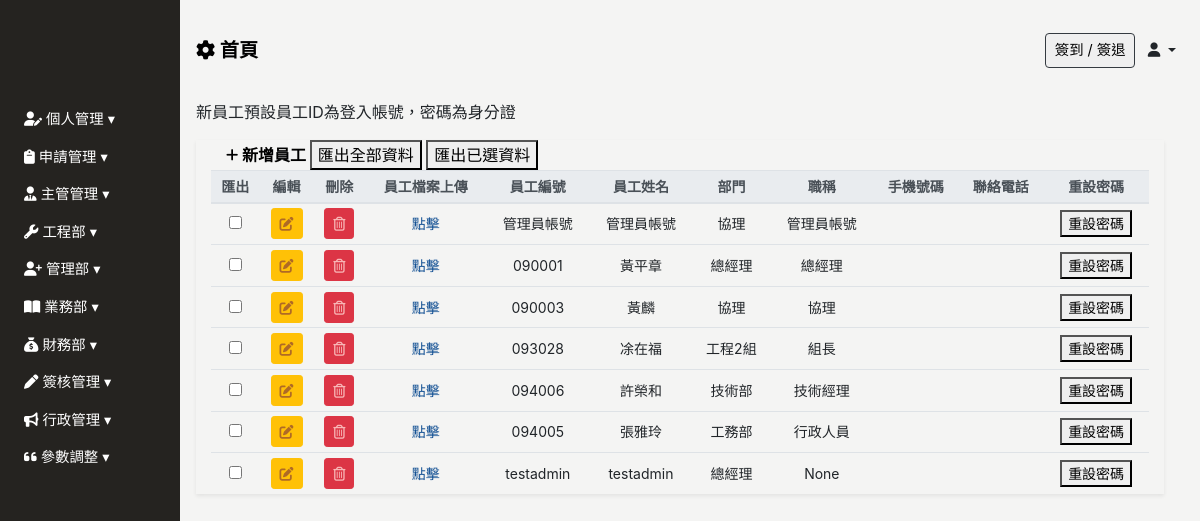
/employee/, run on the app's committed database.
### Backend/models.py (models this page shows, shortened)
class ModifiedModel(models.Model):
    modified_by = models.ForeignKey("Employee", on_delete=models.SET_NULL, null=True, blank=True)
    created_date = models.DateField(default=timezone.now,verbose_name='建立日期')
    update_date = models.DateField(auto_now=True, verbose_name='更新日期')
    class Meta:
        abstract = True

class Employee(ModifiedModel):
    GENDER_CHOICES = [
        ('M', '男'),
        ('F', '女'),
    ]
    BLOOD_TYPE_CHOICES = [
        ('A', 'A型'),
        ('B', 'B型'),
        ('AB','AB型'),
        ('O', 'O型'),
    ]
    MARITAL_STATUS_CHOICES = [
        ('M', '已婚'),
        ('S', '未婚'),
        ('D', '離異'),
    ]
    MILITARY_STATUS_CHOICES = [
        ('M', '義務役'),
        ('E', '免服役'),
        ('A', '替代役'),
    ]
    user = models.OneToOneField(User, null=True, blank=True, on_delete=models.CASCADE)
    profile_image = models.ImageField(upload_to='employee_profile/', blank=True, null=True, default='employee_profile/default_profile.png', verbose_name='員工照片')
    location_city = models.CharField(max_length=4, choices=LOCATION_CHOICES, null=True, blank=True, verbose_name='居住城市(用於計算)')
    uploaded_files = models.ManyToManyField(UploadedFile,blank=True,  related_name="userfile")
    annualleaves = models.ManyToManyField(AnnualLeave,blank=True,  related_name="AnnualLeave_user")
    full_name = models.CharField(max_length=30, null=True, blank=True, verbose_name='員工名稱')
    employee_id	 = models.CharField(max_length=30, blank=True,verbose_name='員工編號')
    departments = models.ForeignKey('Department', on_delete=models.SET_NULL, blank=True, null=True, related_name='employees', verbose_name='部門名稱')# 你可以通过department.employees.all()访问一个部门的所有员工。
    position = models.CharField(max_length=30, null=True, blank=True, verbose_name='職稱')
    phone_number = models.CharField(max_length=20, null=True, blank=True,verbose_name='手機號碼')
    contact_number = models.CharField(max_length=20, null=True, blank=True,verbose_name='聯絡電話')
    start_work_date = models.DateField(null=True, blank=True, verbose_name='到職日期')
    seniority = models.DecimalField(max_digits=3, decimal_places=1, null=True, blank=True, verbose_name='目前年資')
    id_number = models.CharField(max_length=20, null=True, blank=True, verbose_name='身份證字號')
    birthday = models.DateField(null=True, blank=True, verbose_name='出生日期')
    gender = models.CharField(max_length=1, choices=GENDER_CHOICES, null=True, blank=True, verbose_name='性別')
    blood_type = models.CharField(max_length=2, choices=BLOOD_TYPE_CHOICES, null=True, blank=True, verbose_name='血型')
    birth_place = models.CharField(max_length=100, null=True, blank=True, verbose_name='出生地')
    marital_status = models.CharField(max_length=1, choices=MARITAL_STATUS_CHOICES, null=True, blank=True, verbose_name='婚姻狀況')
    military_status = models.CharField(max_length=1, choices=MILITARY_STATUS_CHOICES, null=True, blank=True, verbose_name='兵役狀況')
    permanent_address = models.CharField(max_length=50, null=True, blank=True, verbose_name='戶籍地址')
    current_address_city = models.CharField(max_length=50, null=True, blank=True, verbose_name='現居地址縣市')
    current_address = models.CharField(max_length=50, null=True, blank=True, verbose_name='現居地址')
    location = models.CharField(max_length=50, null=True, blank=True, verbose_name='所在地')
    company_email = models.EmailField(null=True, blank=True, verbose_name='公司E_Mail')
    personal_email = models.EmailField(null=True, blank=True, verbose_name='個人E_Mail')
    emergency_contact = models.CharField(max_length=50, null=True, blank=True, verbose_name='緊急聯絡人1')
    emergency_contact_relations = models.CharField(max_length=50, null=True, blank=True, verbose_name='關係1')
    emergency_contact_phone = models.CharField(max_length=20, null=True, blank=True, verbose_name='聯絡人電話1')
    default_salary = models.PositiveIntegerField(default=26000, null=True, blank=True, verbose_name="基本薪資")
    job_addition = models.PositiveIntegerField(default=0, null=True, blank=True, verbose_name="職務加給")
    phone_addition = models.PositiveIntegerField(default=0, null=True, blank=True, verbose_name="手機加給")
    certificates_addition = models.PositiveIntegerField(default=0, null=True, blank=True, verbose_name="證照加給")
    labor_protection = models.PositiveIntegerField(default=0, null=True, blank=True, verbose_name="勞保級距")
    health_insurance = models.PositiveIntegerField(default=0, null=True, blank=True, verbose_name="健保級距")
    labor_pension_moeny = models.PositiveIntegerField(default=6, null=True, blank=True, verbose_name="勞退級距")
    labor_pension = models.PositiveIntegerField(default=6, null=True, blank=True, verbose_name="勞退比例(%)")
    class Meta:
        verbose_name = "員工"   # 單數
        verbose_name_plural = verbose_name   #複數
    def seniority(self):
        start_work_date= self.start_work_date
        if start_work_date == None :
            return "人資單位未填寫入值日"
        today = datetime.today().date()
        total_months = (today.year - start_work_date.year) * 12 + (today.month - start_work_date.month)
        seniority_value = round(total_months / 12,2)
        return seniority_value

class Department(ModifiedModel):
    COMPANY_CHOICES = [
        ('艾力克電機', '艾力克電機'),
        ('維景', '維景'),
    ]
    belong_to_company =models.CharField(max_length=20,choices=COMPANY_CHOICES, null=True, blank=True,verbose_name="所屬公司")
    parent_department  = models.ForeignKey('self',max_length=30,  on_delete=models.SET_NULL, null=True, blank=True, verbose_name='上層部門')
    department_name = models.CharField(max_length=30, null=True, blank=True,verbose_name='部門名稱')
    department_id = models.CharField(max_length=20, null=True, blank=True,verbose_name='部門編號')
    class Meta:
        verbose_name = "部門"   # 單數
        verbose_name_plural = verbose_name   #複數
    def __str__(self):
        return f"{self.department_name}({self.belong_to_company})"

### Frontend/views.py (the view)
# urls.py: path('employee/', views.Employee_list.as_view(), name='employee_list'),
class Employee_list(UserPassesTestMixin,ListView):
    model = Employee
    template_name = 'employee/employee.html'
    context_object_name = 'employee'
    def get_context_data(self, **kwargs):
        context = super().get_context_data(**kwargs)
        context["department_list"] = Department.objects.values('id','department_name')
        context['employee_form'] = EmployeeForm()
        return context
    def test_func(self):
        return Check_Permissions(self.request.user,"管理部")

### Backend/forms.py (shortened to what this page needs)
class EmployeeForm(BaseModelForm):
    class Meta:
        model = Employee
        fields = '__all__'
        widgets = {
            'location_city': forms.Select(attrs={'class': 'form-control form-control-sm', 'id':'location_city', "name":'location_city', 'required': 'true'}),
            'departments': forms.Select(attrs={'class': 'form-control form-control-sm', 'id':'departments', "name":'departments', 'required': 'true'}),
            'gender': forms.Select(attrs={'class': 'form-control form-control-sm', 'id':'gender', "name":'gender', 'required': 'true'}),
            'blood_type': forms.Select(attrs={'class': 'form-control form-control-sm', 'id':'blood_type', "name":'blood_type'}),
            'marital_status': forms.Select(attrs={'class': 'form-control form-control-sm', 'id':'marital_status', "name":'marital_status'}),
            'military_status': forms.Select(attrs={'class': 'form-control form-control-sm', 'id':'military_status', "name":'military_status'})
        }

### Backend/context_processors.py (called while the page is built, shortened)
def approval_count(request):
    if  isinstance(request.user, AnonymousUser):
        return {'approval_count': 0}

def pass_test_func(request):
    pass_test_func = settings.PASS_TEST_FUNC
    return {"pass_test_func":pass_test_func}

def sys_messages(request):
    if  isinstance(request.user, AnonymousUser):
        return {'sys_messages': {}}

def client_list(request):
    clients = Client.objects.all()
    return {'clients': clients}

### Backend/utils.py (called while the page is built)
def Check_Permissions(user,name,check_get=False,get_name=""):
    if settings.PASS_TEST_FUNC or user.groups.filter(name__icontains='最高權限').exists() :
        return True
    if check_get=="GET": #請求的模式如果是get，就判斷另一個get_name
        return user.groups.filter(name__icontains=get_name).exists()  or user.groups.filter(name__icontains=name).exists()
    return user.groups.filter(name__icontains=name).exists()

### Frontend/templatetags/custom_tags.py (called while the page is built)
@register.filter
def in_group_T_or_F(user, group):
    op_is_in_group = any("最高權限" in user_group.name for user_group in user.groups.all())
    if op_is_in_group:
        return True
    is_supervisor = False
    is_in_group = any(group in user_group.name for user_group in user.groups.all())
    return is_in_group or op_is_in_group

### Frontend/templates/employee/employee.html (shortened to what this page needs)
{% extends 'base/base_dashboard.html' %}
{% block import %}
{% load static%}
<link rel="stylesheet" href="{% static 'css/employee/employee.css' %}">
{% endblock %}
{% block main %}
<div class="main px-3" id="employee-app">
    <p>新員工預設員工ID為登入帳號，密碼為身分證</p>
    <div class="employee-table container-fluid shadow-sm table-responsive-lg">
        <table class="table table-sm table-hover text-center" id="table" data-toggle="table" data-sortable="true"
            data-toolbar="#toolbar" data-search="true" data-show-columns="true" data-filter-strict-search="true"
            data-show-columns-toggle-all="true" data-pagination="true" data-page-size="25" data-page-list="[25, All]"
            data-filter-control="true">
            <div id="toolbar">
                <div class="employee-header container-fluid">
                    <a href="" class="font-weight-bold" id="sys_new" data-toggle="modal" data-target="#employee-modal">
                        <i class="fa-solid fa-plus fa-sm" style="color: #000000;"></i> 新增員工
                    </a>
                    <button class="d-none d-md-inline-block" onclick="exportAllOptionToExcel('員工.xlsx')"
                        data-export-url="{% url 'excel_export' %}">匯出全部資料</button>
                    <button class="d-none d-md-inline-block"
                        onclick="exportSelectedOptionToExcel('員工.xlsx')">匯出已選資料</button>
                </div>
            </div>
            <thead class="thead-light" style="font-size: 14px;">
                <tr class="text-nowrap">
                    <th data-force-hide="true" data-switchable="false" data-no-print="true" data-field="checkbox"
                        class="d-none d-md-table-cell">匯出</th>
                    <th data-force-hide="true" data-switchable="false" data-no-print="true" data-field="edit">編輯</th>
                    <th data-force-hide="true" data-switchable="false" data-no-print="true" data-field="delete">刪除</th>
                    <th data-force-hide="true" data-switchable="false" data-no-print="true"
                        data-field="employee_file_upload">員工檔案上傳</th>
                    <th data-field="employee_id" data-sortable="true">員工編號</th>
                    <th data-field="full_name" data-sortable="true">員工姓名</th>
                    <th data-field="departments" data-sortable="true">部門</th>
                    <th data-field="position" data-sortable="true">職稱</th>
                    <th data-field="phone_number" data-sortable="true">手機號碼</th>
                    <th data-field="contact_number" data-sortable="true">聯絡電話</th>
                    <th data-field="reset" data-sortable="true">重設密碼</th>
                </tr>
            </thead>
            <tbody class="text-nowrap" style="font-size: 14px;">
                {% for p in employee %}
                {% if p.user.is_active %}
                <tr>
                    <td><input type="checkbox" name="importcheckd" onclick="updateCheckedArray(this)"
                            value="{{ p.id }}"></td>
                    <td>
                        <a type="button" data-url="employee" data-id="{{p.pk}}" class="sys_get btn btn-sm btn-warning"
                            data-toggle="modal" data-target="#employee-modal"><i class="fas fa-edit"></i></a>
                    </td>
                    <td>
                        <a data-url="employee" data-id="{{p.pk}}" type="button" class="sys_del btn btn-sm btn-danger"><i
                                class="far fa-trash-alt"></i></a>
                    </td>
                    <td>
                        <a href="" onclick="setEmployeeId({{p.pk}})" data-toggle="modal"
                            data-target="#fileUploadModal">點擊</a>
                    </td>
                    <td>{{ p.employee_id }} </td>
                    <td>{{ p.full_name }}</td>
                    <td>{{ p.departments.department_name }}</td>
                    <td>{{ p.position }}</td>
                    <td>{% if p.phone_number %}{{ p.phone_number }}{% else %}{% endif %}</td>
                    <td>{% if p.contact_number %}{{ p.contact_number }}{% else %}{% endif %}</td>
                    <td>
                        <button id="showPasswordInput" onclick="resetpassword({{p.pk}})">重設密碼</button>
                    </td>
                </tr>
                {% endif %}
                {% endfor %}
            </tbody>
        </table>
    </div>
</div>
{% endblock %}

### static/css/base/base.css (style rules this page uses)
:root { --sidebar-width: 180px; --theme-black: #252320; --theme-white: #f4f4f3; }
body { background: var(--theme-white); }
button { color: #000; }
i.fa-trash-alt { color: #f8b6b6; }
i.fa-edit { color: #af6a26; }

### static/css/index/index-login.css (style rules this page uses)
.main { width: calc(100vw - var(--sidebar-width) - 20px); position: relative; left: var(--sidebar-width); top: 100px; }

### static/css/employee/employee.css (style rules this page uses)
.employee-header a { text-decoration: none; color: black; }
.employee-table td { vertical-align: middle; }

### data on the page
Employee: employee_id "管理員帳號", full_name "管理員帳號", departments.department_name "協理", position "管理員帳號"
Employee: employee_id "090001", full_name "黃平章", departments.department_name "總經理", position "總經理"
Employee: employee_id "090003", full_name "黃麟", departments.department_name "協理", position "協理"
Employee: employee_id "093028", full_name "凃在福", departments.department_name "工程2組", position "組長"
Employee: employee_id "094006", full_name "許榮和", departments.department_name "技術部", position "技術經理"
Employee: employee_id "094005", full_name "張雅玲", departments.department_name "工務部", position "行政人員"
Employee: employee_id "testadmin", full_name "testadmin", departments.department_name "總經理", position "None"
